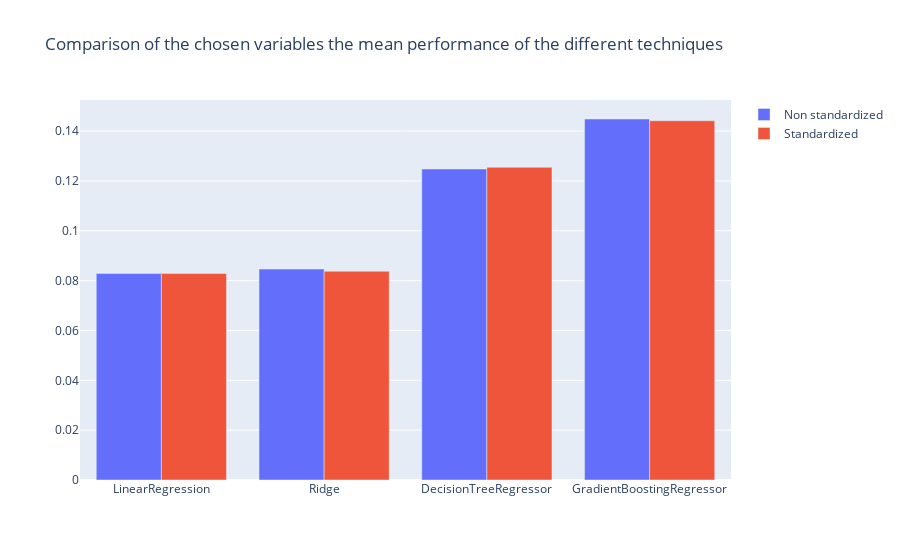

Here is the notebook cell this chart was saved with:
### Markdown cell above
We computed the mean $R^2$ score for all the variables over all the models and choose the five variables for which we can potentially make a meaningful prediction. 

Let's graph the R^2 score for the different models in a barplot again.

### Code cell
# chosen_variables = chosen_variables
df_results_chosen = df_results[chosen_variables]
df_results_standardized_chosen = df_results_standardized[chosen_variables]
fig = go.Figure()
df_result_average_chosen = df_results_chosen.mean(axis=1)
df_result_stand_average_chosen = df_results_standardized_chosen.mean(axis=1)
fig.add_trace(go.Bar(x = df_result_average_chosen.index, y=df_result_average_chosen.values, name='Non standardized'))
fig.add_trace(go.Bar(x = df_result_stand_average_chosen.index, y=df_result_stand_average_chosen.values, name='Standardized'))
fig.update_layout(title=go.layout.Title(text="Comparison of the chosen variables the mean performance of the different techniques"))
fig.show()
fig.write_html('../figures/mean_r2_performance_chosen_predictions.html')

### Figure 1 — Plotly figure (JSON) as saved in the notebook; plotly's stock layout.template omitted (floating-point values rounded to 4 significant figures)
{"data": [{"name": "Non standardized", "type": "bar", "x": ["LinearRegression", "Ridge", "DecisionTreeRegressor", "GradientBoostingRegressor"], "y": [0.08285, 0.08462, 0.1248, 0.1449]}, {"name": "Standardized", "type": "bar", "x": ["LinearRegression", "Ridge", "DecisionTreeRegressor", "GradientBoostingRegressor"], "y": [0.08285, 0.08377, 0.1255, 0.1441]}], "layout": {"autosize": true, "title": {"text": "Comparison of the chosen variables the mean performance of the different techniques"}, "xaxis": {"autorange": true, "range": [-0.5, 3.5], "type": "category"}, "yaxis": {"autorange": true, "range": [0, 0.1525], "type": "linear"}}}
